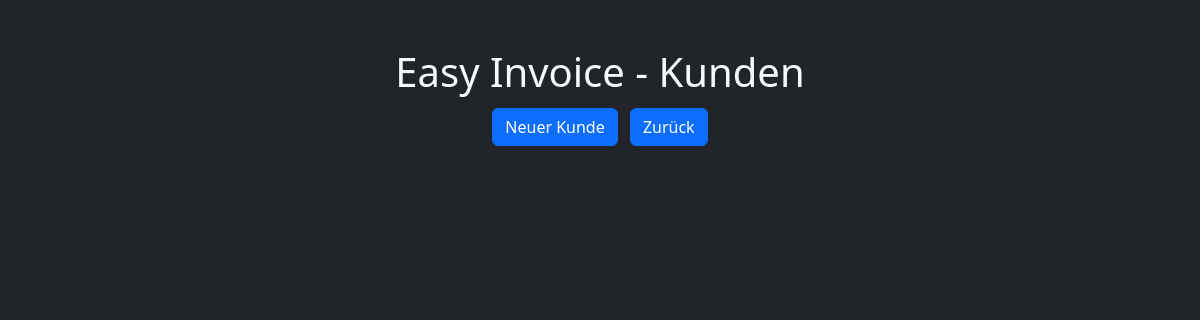
The app's page /customers/, older data.
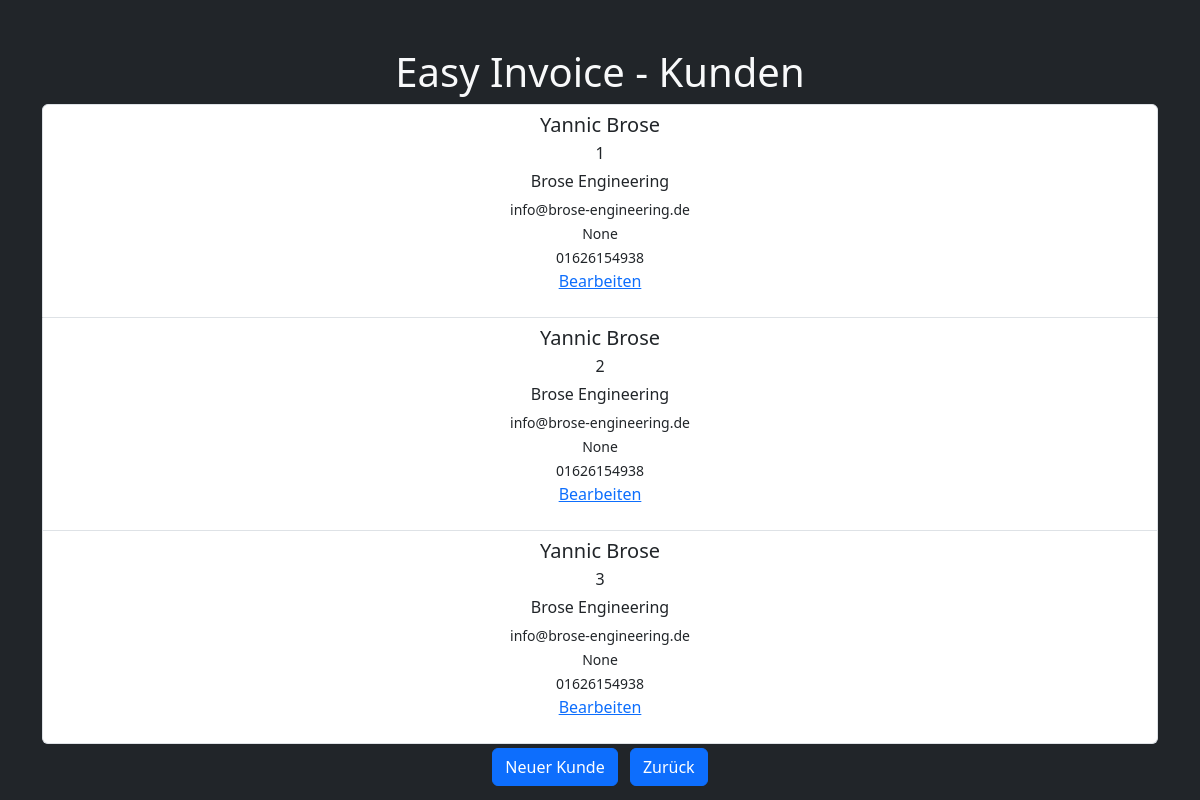
The same page, newer data.
### customers/models.py (models this page shows, shortened)
class Customer(models.Model):
    customer_id = models.AutoField(primary_key=True)
    first_name = models.CharField(max_length=64)
    last_name = models.CharField(max_length=64)
    company_name = models.CharField(max_length=64)
    street = models.CharField(max_length=64)
    zip_code = models.CharField(max_length=5)  # Use CharField to allow leading zeros
    city = models.CharField(max_length=64)
    email = models.EmailField()
    phone = models.CharField(max_length=32, blank=True)  # Use CharField to store phone numbers
    mobile = models.CharField(max_length=32, blank=True)  # Use CharField to store mobile numbers

### customers/views.py (the view)
# urls.py: path("", views.index, name ="index"),
def index(request):
    if request.method == "POST":
        pass
    else:
        return render(request, "customers/index.html", {
            "title": "Easy Invoice - Kunden",
            "customers": Customer.objects.all()
        })

### customers/templates/customers/index.html (shortened to what this page needs)
{% extends "layout.html" %}
{% block body %}
    <div class="container mt-5 text-center">
        <h1>{{ title }}</h1>
        <div class="list-group">
            {% for customer in customers %}
                <div class="list-group-item">
                    <h5 class="mb-1">{{ customer.first_name }} {{ customer.last_name }}</h5>
                    <p class="mb-1">{{ customer.customer_id }}</p>
                    <p class="mb-1">{{ customer.company_name }}</p>
                    <small>{{ customer.email }}</small><br>
                    <small>{{ customer.phone }}</small><br>
                    <small>{{ customer.mobile }}</small><br>
                    <p><a href="{% url 'customers:edit' customer.customer_id %}">Bearbeiten</a></p>
                </div>
            {% endfor %}
        </div>
        <a href="{% url 'customers:add_new' %}" class="btn btn-primary m-1">Neuer Kunde</a>
        <a href="{% url 'homepage:index' %}" class="btn btn-primary m-1">Zurück</a>
    </div>
{% endblock %}

Row changes from the older to the newer data that the page shows:
added Customer: first_name "Yannic", last_name "Brose", customer_id "1", company_name "Brose Engineering", email "info@brose-engineering.de", phone "None", mobile "01626154938"
added Customer: first_name "Yannic", last_name "Brose", customer_id "2", company_name "Brose Engineering", email "info@brose-engineering.de", phone "None", mobile "01626154938"
added Customer: first_name "Yannic", last_name "Brose", customer_id "3", company_name "Brose Engineering", email "info@brose-engineering.de", phone "None", mobile "01626154938"
